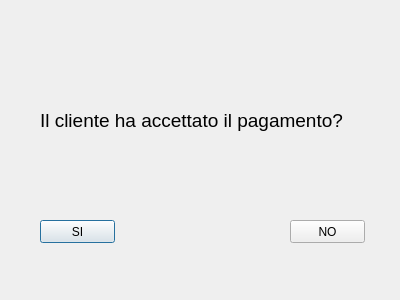
<?xml version="1.0" encoding="UTF-8"?>
<ui version="4.0">
 <class>Dialog</class>
 <widget class="QDialog" name="Dialog">
  <property name="geometry">
   <rect>
    <x>0</x>
    <y>0</y>
    <width>400</width>
    <height>300</height>
   </rect>
  </property>
  <property name="windowTitle">
   <string>Dialog</string>
  </property>
  <widget class="QLabel" name="label">
   <property name="geometry">
    <rect>
     <x>40</x>
     <y>80</y>
     <width>331</width>
     <height>81</height>
    </rect>
   </property>
   <property name="font">
    <font>
     <pointsize>14</pointsize>
     <weight>50</weight>
     <bold>false</bold>
    </font>
   </property>
   <property name="text">
    <string>Il cliente ha accettato il pagamento?</string>
   </property>
  </widget>
  <widget class="QPushButton" name="pushButton">
   <property name="geometry">
    <rect>
     <x>40</x>
     <y>220</y>
     <width>75</width>
     <height>23</height>
    </rect>
   </property>
   <property name="text">
    <string>SI</string>
   </property>
  </widget>
  <widget class="QPushButton" name="pushButton_2">
   <property name="geometry">
    <rect>
     <x>290</x>
     <y>220</y>
     <width>75</width>
     <height>23</height>
    </rect>
   </property>
   <property name="text">
    <string>NO</string>
   </property>
  </widget>
 </widget>
 <resources/>
 <connections/>
</ui>
